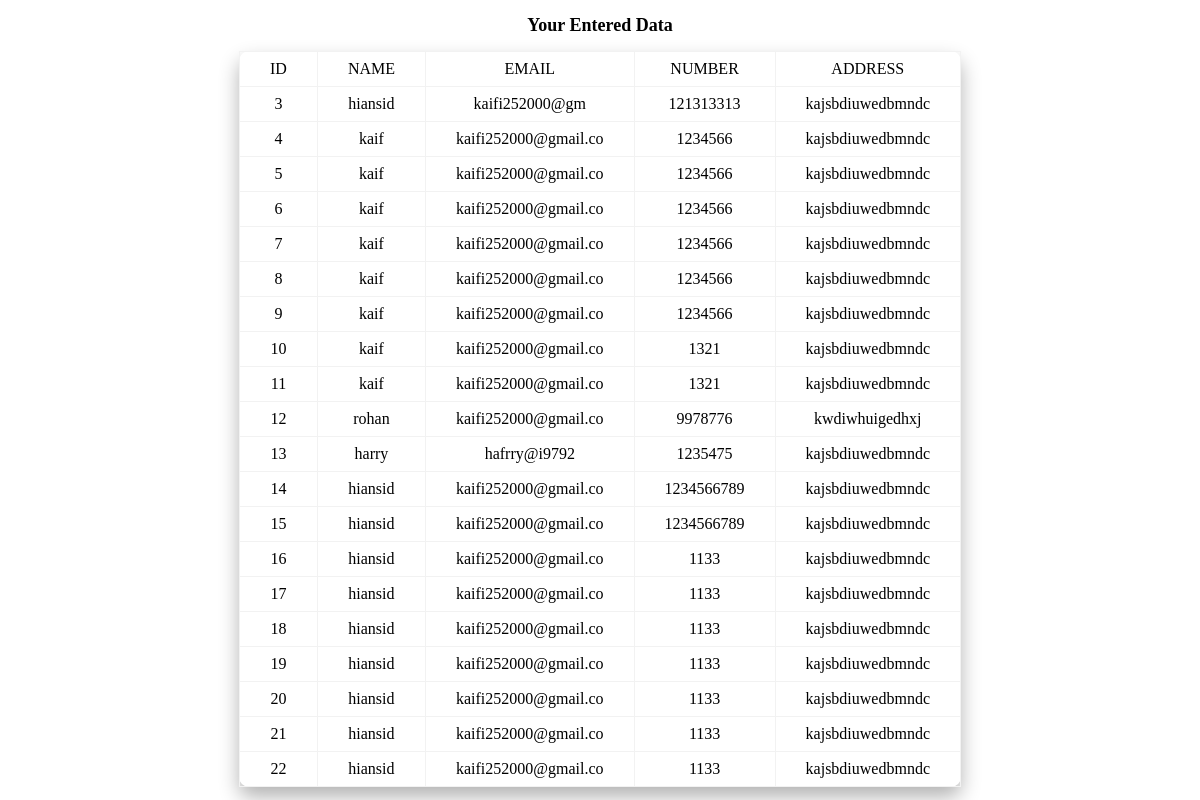
Screenshot of /display.php with the database file from the repository.
### tables this page shows
CREATE TABLE `information` (
  `id` int(11) NOT NULL,
  `name` varchar(20) NOT NULL,
  `email` varchar(20) NOT NULL,
  `number` int(10) NOT NULL,
  `address` varchar(100) NOT NULL
);

### display.php (the view, shortened to what this page needs)
<!DOCTYPE html>
<html>
<head>
</head>
<body>
<div>
<h2>Your Entered Data</h2>
</div>
    <table>
     <thead>
       <tr>
           <th>ID</th>
           <th>NAME</th>
           <th>EMAIL</th>
           <th>NUMBER</th>
           <th>ADDRESS</th>
       </tr>
     </thead>
     <tbody>
    <?php
    include 'connection.php';
    $selectquery= "SELECT * from information ";
    $query = mysqli_query($conn,$selectquery);
    while($res = mysqli_fetch_array($query)){
    ?>
    <tr>
        <td><?php echo $res['id'];?></td>
        <td><?php echo $res['name'];?></td>
        <td><?php echo $res['email'];?></td>
        <td><?php echo $res['number'];?></td>
        <td><?php echo $res['address'];?></td>
     </tr>
     <?php
    }
    ?>
    </tbody>
    </table>
</html>

### display.php (style rules this page uses)
h2 { font-size:18px; text-align:center; }
table { border-collapse:collapse; box-shadow:0 10px 20px 0 rgba(0,0,0,0.3); border-radius:10px; margin:auto; }
th,td { border:1px solid #f2f2f2; padding:8px 30px; text-align:center; color:black; }
th { font-weight:500; }

### rows the page displays
information: id "3", name "hiansid", email "kaifi252000@gm", number "121313313", address "kajsbdiuwedbmndc"
information: id "4", name "kaif", email "kaifi252000@gmail.co", number "1234566", address "kajsbdiuwedbmndc"
information: id "5", name "kaif", email "kaifi252000@gmail.co", number "1234566", address "kajsbdiuwedbmndc"
information: id "6", name "kaif", email "kaifi252000@gmail.co", number "1234566", address "kajsbdiuwedbmndc"
information: id "7", name "kaif", email "kaifi252000@gmail.co", number "1234566", address "kajsbdiuwedbmndc"
information: id "8", name "kaif", email "kaifi252000@gmail.co", number "1234566", address "kajsbdiuwedbmndc"
information: id "9", name "kaif", email "kaifi252000@gmail.co", number "1234566", address "kajsbdiuwedbmndc"
information: id "10", name "kaif", email "kaifi252000@gmail.co", number "1321", address "kajsbdiuwedbmndc"
information: id "11", name "kaif", email "kaifi252000@gmail.co", number "1321", address "kajsbdiuwedbmndc"
information: id "12", name "rohan", email "kaifi252000@gmail.co", number "9978776", address "kwdiwhuigedhxj"
information: id "13", name "harry", email "hafrry@i9792", number "1235475", address "kajsbdiuwedbmndc"
information: id "14", name "hiansid", email "kaifi252000@gmail.co", number "1234566789", address "kajsbdiuwedbmndc"
information: id "15", name "hiansid", email "kaifi252000@gmail.co", number "1234566789", address "kajsbdiuwedbmndc"
information: id "16", name "hiansid", email "kaifi252000@gmail.co", number "1133", address "kajsbdiuwedbmndc"
information: id "17", name "hiansid", email "kaifi252000@gmail.co", number "1133", address "kajsbdiuwedbmndc"
information: id "18", name "hiansid", email "kaifi252000@gmail.co", number "1133", address "kajsbdiuwedbmndc"
information: id "19", name "hiansid", email "kaifi252000@gmail.co", number "1133", address "kajsbdiuwedbmndc"
information: id "20", name "hiansid", email "kaifi252000@gmail.co", number "1133", address "kajsbdiuwedbmndc"
information: id "21", name "hiansid", email "kaifi252000@gmail.co", number "1133", address "kajsbdiuwedbmndc"
information: id "22", name "hiansid", email "kaifi252000@gmail.co", number "1133", address "kajsbdiuwedbmndc"
